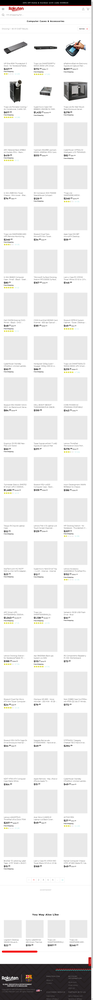
#> input picture screenshot.png, 93 x 1000 px, shrunk from 785 x 8433 before the run
$ jupyter execute Untitled.ipynb   (older library calls are emulated)
#> lines starting #> are read from the running program, lines starting #| are printed output that depends on the picture; after the words box and inside, x2 and y2 are one past the last pixel; in counts of white or black regions, pixels touching at a corner belong together
[cell 1]
import numpy as np
import cv2 as cv
im = cv.imread('screenshot.png')
#> im is the input picture: shape (1000, 93, 3); mean B, G, R 232, 232.2, 232.8
imgray = cv.cvtColor(im, cv.COLOR_BGR2GRAY)
ret, thresh = cv.threshold(imgray, 127, 255, 0)
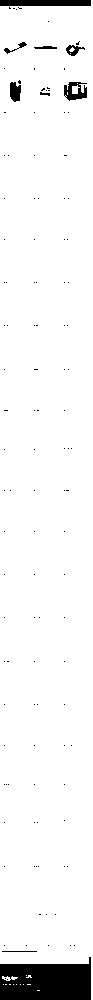
#> thresh: shape (1000, 93); 95% white; 117 black regions (108 under 20 px)
im2, contours, hierarchy = cv.findContours(thresh, cv.RETR_TREE, cv.CHAIN_APPROX_SIMPLE)
#> contours = 138 contours, 127 with area under 20; largest, box (x1, y1, x2, y2) and area: (0, 0, 93, 1000) 88066, (63, 81, 88, 102) 378, (9, 81, 22, 103) 202, (65, 44, 86, 57) 139, (33, 45, 58, 50) 78
#cv.drawContours(img, contours, -1, (0,255,0), 3)
cv.imshow('image',imgray)
cv.waitKey(0)
cv.destroyAllWindows()
